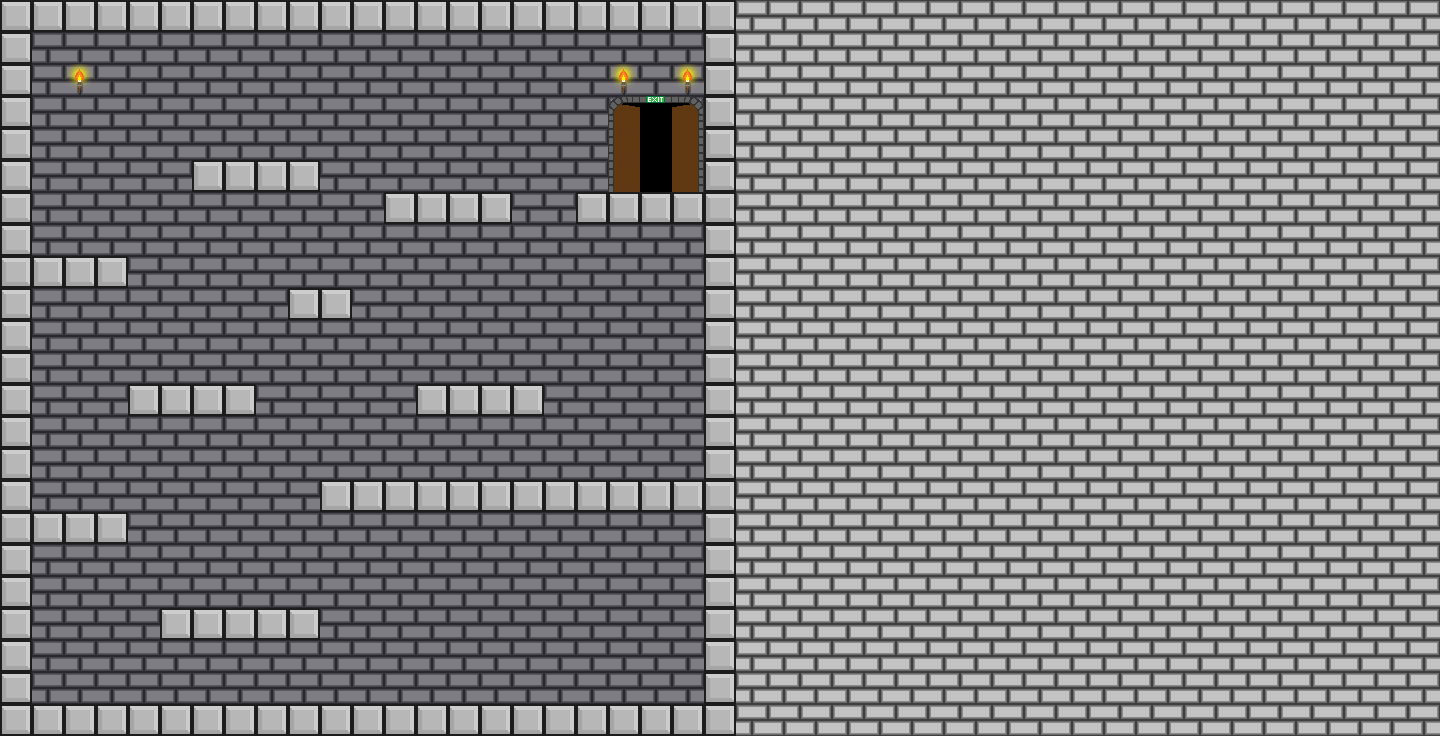

This game map was drawn from its Tiled (.tmx) file and the tilesets committed beside it. A one-line description and the trimmed map source follow:
An orthogonal 45x23 tile map with 32x32 px tiles, 6 tile layers (background, background lighting, door, ground, ...) and 5 objects (3x skeleton, player, end).

<map version="1.0" orientation="orthogonal" width="45" height="23" tilewidth="32" tileheight="32">
 <tileset firstgid="1" name="KS Tiles" tilewidth="32" tileheight="32" spacing="2" margin="1">
  <image source="../art/tiles/tileset/tileset1.png" width="272" height="238" />
 </tileset>
 <layer name="background" width="45" height="23">
  <data>[1035 cells, 494 non-empty, 1 distinct tile ids]</data>
 </layer>
 <layer name="background lighting" width="45" height="23">
  <data>[1035 cells, 494 non-empty, 1 distinct tile ids]</data>
 </layer>
 <layer name="door" width="45" height="23">
  <data>[1035 cells, 12 non-empty, 7 distinct tile ids]</data>
 </layer>
 <layer name="ground" width="45" height="23">
  <data>[1035 cells, 133 non-empty, 1 distinct tile ids]</data>
 </layer>
 <objectgroup name="spawns" width="45" height="23">
  <object name="player" type="player" gid="1" x="64" y="669" />
  <object name="end" type="end" gid="2" x="639" y="180" />
  <object name="skeleton" type="skeleton" gid="3" x="450" y="160" />
  <object name="skeleton" type="skeleton" gid="3" x="640" y="672" />
  <object name="skeleton" type="skeleton" gid="3" x="65" y="224" />
 </objectgroup>
 <layer name="spikes" width="45" height="23">
  <data>[1035 cells, 0 non-empty, 0 distinct tile ids]</data>
 </layer>
 <layer name="noncollidable" width="45" height="23">
  <data>[1035 cells, 506 non-empty, 1 distinct tile ids]</data>
 </layer>
</map>
